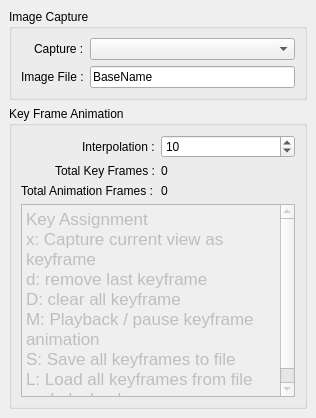
<?xml version="1.0" encoding="UTF-8"?>
<ui version="4.0">
 <class>AnimationControls</class>
 <widget class="QDockWidget" name="AnimationControls">
  <property name="geometry">
   <rect>
    <x>0</x>
    <y>0</y>
    <width>316</width>
    <height>418</height>
   </rect>
  </property>
  <property name="windowTitle">
   <string>Animation Controls</string>
  </property>
  <widget class="QWidget" name="dockWidgetContents">
   <layout class="QGridLayout" name="gridLayout">
    <item row="0" column="0">
     <widget class="QGroupBox" name="imageCaptureGBox">
      <property name="title">
       <string>Image Capture</string>
      </property>
      <layout class="QGridLayout" name="gridLayout_3">
       <item row="0" column="1">
        <widget class="QComboBox" name="captureCBox"/>
       </item>
       <item row="0" column="0" alignment="Qt::AlignRight">
        <widget class="QLabel" name="captureLbl">
         <property name="text">
          <string>Capture :</string>
         </property>
        </widget>
       </item>
       <item row="1" column="1">
        <widget class="QLineEdit" name="imageFileLEdit">
         <property name="text">
          <string>BaseName</string>
         </property>
        </widget>
       </item>
       <item row="1" column="0" alignment="Qt::AlignRight">
        <widget class="QLabel" name="imageFileLbl">
         <property name="text">
          <string>Image File :</string>
         </property>
        </widget>
       </item>
      </layout>
     </widget>
    </item>
    <item row="1" column="0">
     <widget class="QGroupBox" name="keyFrameAnimationGBox">
      <property name="title">
       <string>Key Frame Animation</string>
      </property>
      <layout class="QGridLayout" name="gridLayout_2">
       <item row="4" column="0" colspan="2">
        <widget class="QTextEdit" name="textEdit">
         <property name="enabled">
          <bool>false</bool>
         </property>
         <property name="html">
          <string>&lt;!DOCTYPE HTML PUBLIC &quot;-//W3C//DTD HTML 4.0//EN&quot; &quot;http://www.w3.org/TR/REC-html40/strict.dtd&quot;&gt;
&lt;html&gt;&lt;head&gt;&lt;meta name=&quot;qrichtext&quot; content=&quot;1&quot; /&gt;&lt;meta charset=&quot;utf-8&quot; /&gt;&lt;style type=&quot;text/css&quot;&gt;
p, li { white-space: pre-wrap; }
hr { height: 1px; border-width: 0; }
li.unchecked::marker { content: &quot;\2610&quot;; }
li.checked::marker { content: &quot;\2612&quot;; }
&lt;/style&gt;&lt;/head&gt;&lt;body style=&quot; font-family:'.AppleSystemUIFont'; font-size:13pt; font-weight:400; font-style:normal;&quot;&gt;
&lt;p style=&quot; margin-top:0px; margin-bottom:0px; margin-left:0px; margin-right:0px; -qt-block-indent:0; text-indent:0px;&quot;&gt;Key Assignment&lt;/p&gt;
&lt;p style=&quot; margin-top:0px; margin-bottom:0px; margin-left:0px; margin-right:0px; -qt-block-indent:0; text-indent:0px;&quot;&gt;x: Capture current view as keyframe&lt;/p&gt;
&lt;p style=&quot; margin-top:0px; margin-bottom:0px; margin-left:0px; margin-right:0px; -qt-block-indent:0; text-indent:0px;&quot;&gt;d: remove last keyframe&lt;/p&gt;
&lt;p style=&quot; margin-top:0px; margin-bottom:0px; margin-left:0px; margin-right:0px; -qt-block-indent:0; text-indent:0px;&quot;&gt;D: clear all keyframe&lt;/p&gt;
&lt;p style=&quot; margin-top:0px; margin-bottom:0px; margin-left:0px; margin-right:0px; -qt-block-indent:0; text-indent:0px;&quot;&gt;M: Playback / pause keyframe animation&lt;/p&gt;
&lt;p style=&quot; margin-top:0px; margin-bottom:0px; margin-left:0px; margin-right:0px; -qt-block-indent:0; text-indent:0px;&quot;&gt;S: Save all keyframes to file&lt;/p&gt;
&lt;p style=&quot; margin-top:0px; margin-bottom:0px; margin-left:0px; margin-right:0px; -qt-block-indent:0; text-indent:0px;&quot;&gt;L: Load all keyframes from file and playback&lt;/p&gt;&lt;/body&gt;&lt;/html&gt;</string>
         </property>
        </widget>
       </item>
       <item row="2" column="0" alignment="Qt::AlignRight">
        <widget class="QLabel" name="totalKeyFramesLbl">
         <property name="text">
          <string>Total Key Frames :</string>
         </property>
        </widget>
       </item>
       <item row="1" column="1">
        <widget class="QSpinBox" name="interpolationSBox">
         <property name="minimum">
          <number>1</number>
         </property>
         <property name="maximum">
          <number>1000</number>
         </property>
         <property name="value">
          <number>10</number>
         </property>
        </widget>
       </item>
       <item row="3" column="0">
        <widget class="QLabel" name="totalAnimationFramesLbl">
         <property name="text">
          <string>Total Animation Frames :</string>
         </property>
        </widget>
       </item>
       <item row="3" column="1">
        <widget class="QLabel" name="totalAnimationFramesValueLbl">
         <property name="text">
          <string>0</string>
         </property>
        </widget>
       </item>
       <item row="2" column="1">
        <widget class="QLabel" name="totalKeyFramesValueLbl">
         <property name="text">
          <string>0</string>
         </property>
        </widget>
       </item>
       <item row="1" column="0" alignment="Qt::AlignRight">
        <widget class="QLabel" name="interpolationLbl">
         <property name="text">
          <string>Interpolation :</string>
         </property>
        </widget>
       </item>
      </layout>
     </widget>
    </item>
   </layout>
  </widget>
 </widget>
 <resources/>
 <connections/>
</ui>
